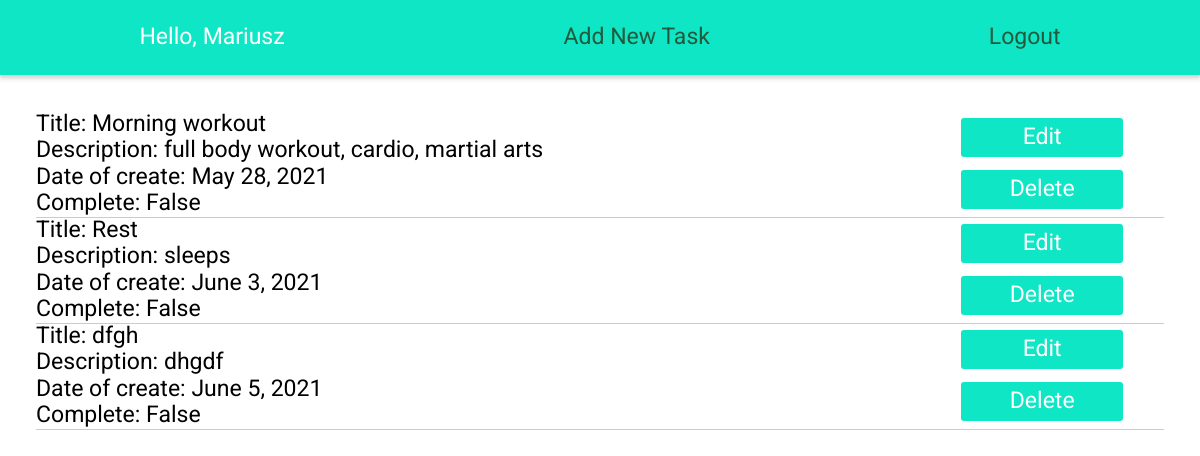
/ (signed in), run on the app's committed database.
### todo/models.py (models this page shows, shortened)
class Todo(models.Model):
    user = models.ForeignKey(
        User, on_delete=models.CASCADE, null=True, blank=True)
    title = models.CharField(max_length=100)
    description = models.CharField(blank=True, max_length=100)
    date = models.DateField(auto_now=True)
    complete = models.BooleanField()
    task_image = models.ImageField(null=True, blank=True, upload_to="images/")

### todo/views.py (the view)
# urls.py: 2. Add a URL to urlpatterns:  path('', views.home, name='home')
@login_required(login_url=LOGIN_URL)
def home(request):
    todo = Todo.objects.filter(user=request.user)
    return render(request, 'home.html', {'todo': todo})

### todo/templates/home.html (shortened to what this page needs)
{% extends 'base.html' %} {% block content %}
<div class="task-container">
  <div class="user-container">
    {% if request.user.is_authenticated%}
    <p>Hello, {{request.user}}</p>
    <a href="{%url 'create' %}">Add New Task</a>
    <a href="{% url 'logout' %}">Logout</a>
    {%else%}
    <a href="{% url 'login' %}">Login</a>
    <a href="{% url 'register' %}">Register</a>
    {% endif %}
  </div>
  <div class="user-todo">
    {% for element in todo %} <div>Title: {{element.title}}<br>
    Description: {{element.description}}<br> Date of create: {{element.date}}<br> Complete: {{element.complete}}</div>
      <div class='update-delete'>
      <a class='button-update' href="{%url 'update' element.id %}"><button>Edit</button></a>
      <a class='button-delete'href="{%url 'delete' element.id %}"><button>Delete</button></a>
      </div>
      {% endfor %} {% endblock %}

### todo/templates/base.html (shortened to what this page needs)
{% load static %}
<!DOCTYPE html>
<html lang="en">
  <head>
    <link rel="stylesheet" href="{% static 'css/style.css' %}" />
  </head>
  <body>
    <div class="row">{% block content%} {% endblock%}</div>
  </body>
</html>

### todo/static/css/style.css (style rules this page uses)
html { line-height: 1.15; -webkit-text-size-adjust: 100%; }
body { margin: 0; }
a { background-color: transparent; }
button, input, optgroup, select, textarea { font-family: inherit; font-size: 100%; line-height: 1.15; margin: 0; }
button, input { overflow: visible; }
button, select { text-transform: none; }
button, [type="button"], [type="reset"], [type="submit"] { -webkit-appearance: button; }
* { padding: 0; margin: 0; box-sizing: border-box; font-family: "Roboto", sans-serif; font-size: 1.2rem; }
a { text-decoration: none; color: var(--text); }
body { margin: 0 auto; }
.row { max-width: 100%; display: flex; }
:root { --primary: rgb(15, 230, 197); --secondary: rgb(255, 255, 255); --shadow: rgba(0, 0, 0, 0.2); --text: rgba(36, 77, 50, 0.918); --hover: rgba(23, 119, 55, 0.664); }
h1, .register-login-url, .user-container, .go-back { background-color: var(--primary); width: 100%; text-align: center; color: var(--secondary); box-shadow: 0 2px 5px 1px var(--shadow); padding: 2% 0 2% 0; }
button { display: flex; justify-content: center; border: none; background-color: var(--primary); cursor: pointer; border-radius: 3px; padding: 6px; width: 90%; color: var(--secondary); box-shadow: 0 3px 6px 0; }
.task-container { width: 100%; display: flex; justify-content: center; flex-direction: column; margin: 0 auto; }
.user-container { display: grid; grid-template-columns: auto auto auto; }
.user-todo { padding: 3%; display: grid; grid-template-columns: 80% 20%; }
.user-todo div { box-shadow: 0 1px 0 0 var(--shadow); display: flex; }
.update-delete { display: flex; flex-direction: column; justify-content: center; align-items: center; }
.button-update, .button-delete { width: 80%; margin: 3% auto 3% auto; display: flex; }

### data on the page
Todo: title "Morning workout", description "full body workout, cardio, martial arts", date "May 28, 2021", complete "False"
Todo: title "Rest", description "sleeps", date "June 3, 2021", complete "False"
Todo: title "dfgh", description "dhgdf", date "June 5, 2021", complete "False"

### other printed values
{{ request.user }} "Mariusz"
